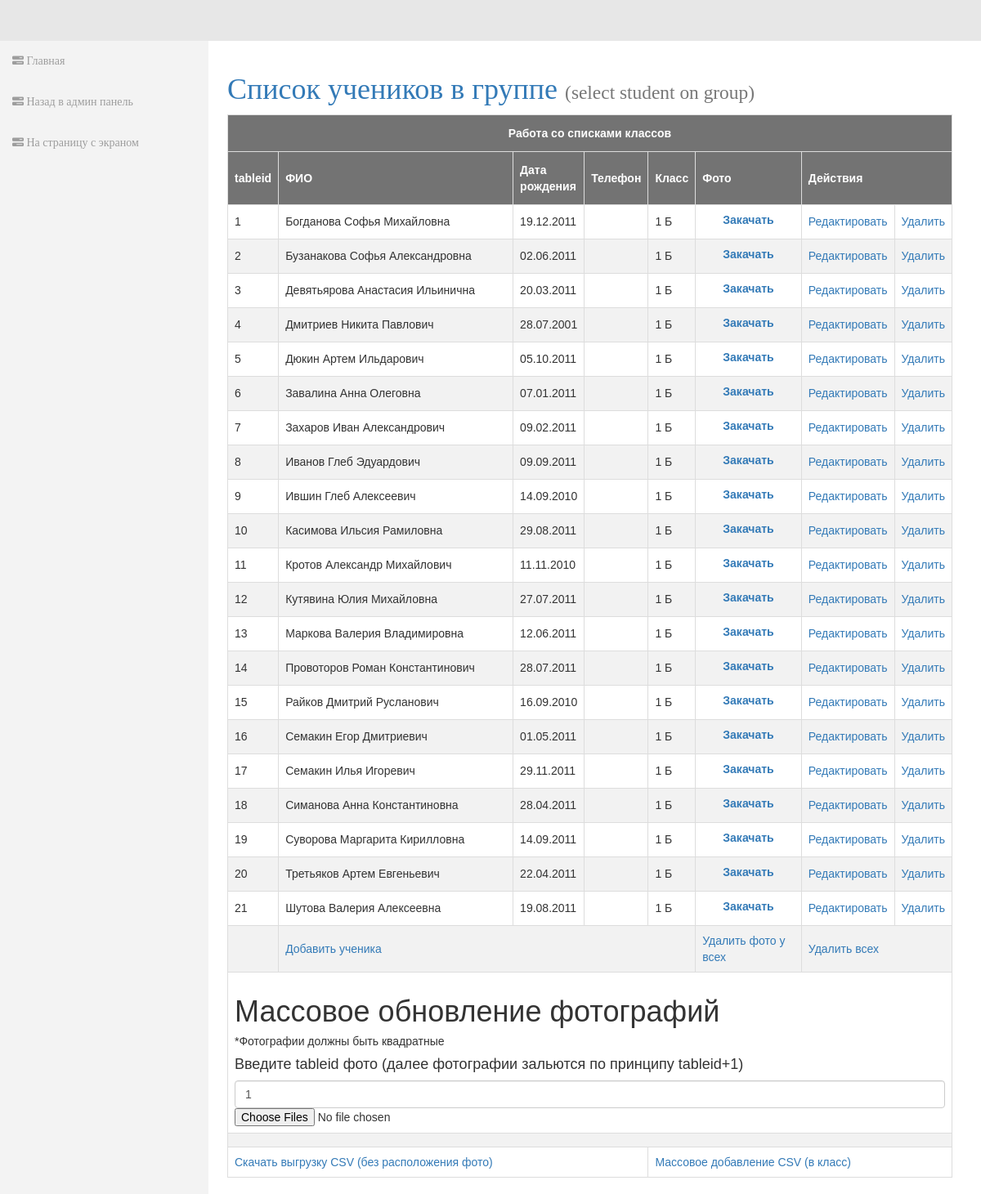
The app's page /admin/birthdate/grouplists/lists.php?studentid=12 with its own data.
### tables this page shows
CREATE TABLE IF NOT EXISTS `student` (
  `id` int(11) NOT NULL,
  `fname` varchar(50) NOT NULL,
  `lname` varchar(50) NOT NULL,
  `mname` varchar(50) NOT NULL,
  `birthdate` varchar(50) NOT NULL,
  `tel` varchar(50) NOT NULL,
  `photochash` varchar(255) DEFAULT NULL,
  `tableid` int(11) DEFAULT NULL,
  `studentid` int(11) DEFAULT NULL,
  `orgid` int(11) DEFAULT NULL
);

CREATE TABLE IF NOT EXISTS `studentgroup` (
  `id` int(11) NOT NULL,
  `stage` int(11) NOT NULL,
  `title` varchar(50) NOT NULL,
  `orgid` int(11) NOT NULL,
  `studentid` int(11) NOT NULL
);

### admin/birthdate/src/Models/Edittitle/Edittitle.php (called while the page is built, shortened)
<?php
class Edittitle
{
    public $table = 'studenttitle_headline';
    function headertitle()
    {
        include($_SERVER['DOCUMENT_ROOT'] . "/config.php");
        $result3 = mysqli_query($mysqli, "SELECT * FROM $this->table");
        while ($row = mysqli_fetch_assoc($result3)) {
            $columns["$row[name]"] = $row['title'];
            $columns2["$row[smalltext]"] = $row['titlesmall'];
            $id["$row[name]"] = $row['id'];
            extract($columns2);
            extract($columns);
            extract($id);
            $this->columns = $columns;
            $this->columns2 = $columns2;
            $this->id = $id;
        }
    }
}

### admin/birthdate/grouplists/lists.php (the view, shortened to what this page needs)
<!DOCTYPE html>
<html lang="ru">
<head>
    <link rel="stylesheet" type="text/css" href="/admin/bootstrap/css/bootstrap.min.css" />
    <link rel="stylesheet" type="text/css" href="/admin/font-awesome/css/font-awesome.min.css" />
    <link rel="stylesheet" type="text/css" href="/admin/css/local.css" />
    <link rel="stylesheet" type="text/css" href="/admin/css/styles.css" />
    <link rel="stylesheet" href="http://demo.itsolutionstuff.com/plugin/croppie.css">
    <link rel="stylesheet" href="css/groupstyle.css">
    <link rel="stylesheet" href="http://ajax.aspnetcdn.com/ajax/jquery.ui/1.10.3/themes/sunny/jquery-ui.css">
</head>
<body>
    <?php
    require_once '../src/Models/Edittitle/Edittitle.php';
    ?>
    <div id="wrapper">
        <nav class="navbar navbar-inverse navbar-fixed-top" role="navigation">
            <ul class="nav navbar-nav side-nav">
                <li>
                    <a href="/admin/birthdate/index.php">
                        <i class="fa fa-tasks"></i> Главная
                    </a>
                </li>
                <li>
                    <a href="/admin/index.php">
                        <i class="fa fa-tasks"></i> Назад в админ панель
                    </a>
                </li>
                <li>
                    <a href="/index.php">
                        <i class="fa fa-tasks"></i> На страницу с экраном
                    </a>
                </li>
            </ul>
        </nav>
        <div class="col-lg-12">
            <div id="page-wrapper">
                <div>
                    <?php
                    $birthdate1 = new Birthdate\Edittitle();
                    $birthdate1->headertitle();
                    $id = $birthdate1->id[grouplists];
                    $title = $birthdate1->columns[grouplists];
                    $smalltext = $birthdate1->columns2[smallgrouplists];
                    ?>
                    <a href="/admin/brithdate/edittitle.php?lessontitle=<?php echo $id ?>">
                        <h1>
                            <?php echo $title; ?>
                            <small><?php echo $smalltext; ?></small>
                        </h1>
                    </a>
                </div>
                <table id="customers" cellspacing="0" border="1" width="500">
                    <thead>
                        <tr>
                            <th colspan="8" style="text-align: center;">Работа со списками классов</th>
                        </tr>
                        <tr>
                            <th scope="col" width="5%">tableid</th>
                            <th scope="col" width="50%">ФИО</th>
                            <th scope="col" width="5%">Дата рождения</th>
                            <th scope="col" width="5%">Телефон</th>
                            <th scope="col" width="5%">Класс</th>
                            <th scope="col" width="20%">Фото</th>
                            <th scope="col" colspan="2">Действия</th>
                        </tr>
                    </thead>
                    <tbody>
                        <?php
                        $d = $_GET['studentid'];
                        include($_SERVER['DOCUMENT_ROOT'] . "/config.php");
                        mysqli_query($mysqli, "update student, studentgroup set tableid=@num:=@num+1 where 0 in(select @num:=0) and student.studentid = '$d' and student.studentid = studentgroup.studentid");
                        $result = mysqli_query($mysqli, "SELECT * FROM `student`, `studentgroup` WHERE student.studentid = $d and student.studentid = studentgroup.studentid");
                        while ($row = mysqli_fetch_array($result)) {
                            echo '<tr>';
                            echo "<td>$row[tableid]</td>";
                            echo "<td>$row[fname] $row[lname] $row[mname]</td>";
                            echo "<td>$row[birthdate]</td>";
                            echo "<td>$row[tel]</td>";
                            echo "<td>$row[stage] $row[title]</td>";
                            echo '<td>';
                            if ($row['photochash'] != '0' && $row['photochash'] != null) {
                                echo '<div class="logo" style = "text-align:center">
                                    <img height="40" width="40" src="' . $row[photochash] . '">
                                    </div> ';
                            } else {
                                echo '
                                    <form action="oneupload.php" method="post" enctype="multipart/form-data">
                                    <div class="form-check" style="text-align:center;">
                                        <label id="' . $row[0] . '">
                                        <input type="file" id="upload' . $row[tableid] . '"><a>Закачать</a>
                                        </label>
                                    </div>
                                    </form>';
                            }
                            echo '</td>';
                            echo "<td><a href='editst.php?studentid=$row[studentid]&id=$row[0]'>Редактировать</a></td>";
                            echo "<td><a href='deletestud.php?id=$row[0]'>Удалить</a></td>";
                            echo '</tr>';
                        }
                        ?>
                        <tr>
                            <td colspan="1"></td>
                            <td colspan="4">
                                <a href="insertst.php?studentid=<?php echo $d; ?>" class="oopadd">
                                    Добавить ученика
                                </a>
                            </td>
                            <td colspan="1">
                                <a href="fulldeleteimg.php?studentid=<?php echo $d; ?>" class="oopadd">
                                    Удалить фото у всех
                                </a>
                            </td>
                            <td colspan="2">
                                <a href="fulldeletestud.php?studentid=<?php echo $d; ?>" class="oopadd">
                                    Удалить всех
                                </a>
                            </td>
                        </tr>
                        <tr>
                            <td colspan="8">
                                <form id="imageform" method="post" enctype="multipart/form-data" action='ajaxImageUpload.php' style="clear:both">
                                    <h1>Массовое обновление фотографий</h1>
                                    <div id='imageloadbutton'>
                                        <h5>*Фотографии должны быть квадратные</h5>
                                        <h4>Введите tableid фото (далее фотографии зальются по принципу tableid+1)</h4>
                                        <input type="text" value="1" name="id" class="form-control">
                                        <input type="file" name="photos[]" id="photoimg" multiple="true" />
                                    </div>
                                </form>
                            </td>
                        </tr>
                        <tr>
                            <td colspan="8">
                            </td>
                        </tr>
                        <tr>
                            <td colspan="4"><a href="export.php?studentid=<?php echo $d; ?>" class="oopadd">Скачать выгрузку CSV (без
                                    расположения фото)</a></td>
                            <td colspan="4"><a href="loadcsv.php?studentid=<?php echo $d; ?>" class="oopadd">Массовое добавление CSV (в
                                    класс)</a></td>
                        </tr>
                    </tbody>
                </table>
            </div>
        </div>
    </div>
</body>
</html>

### admin/css/local.css (style rules this page uses)
#wrapper { padding-left: 0; }
#page-wrapper { width: 100%; }
body { font-family: 'Trebuchet MS'; font-size: 14px; line-height: 1.42857143; color: #333; background-color: #fff; }
.navbar-inverse { background-color: #e7e7e7; border-color: #e7e7e7; }
@media (min-width:768px) { #wrapper { padding-left: 243px; } }
@media (min-width:768px) { #page-wrapper { padding: 20px 20px; } }
@media (min-width:768px) { .side-nav { margin-left: -225px; left: 225px; width: 255px; position: fixed; top: 50px; height: 100%; border-radius: 0; border: none; background-color: #F3F3F3; overflow-y: auto; } }
@media (min-width:768px) { .side-nav>li>a { width: 225px; } }

### admin/css/styles.css (style rules this page uses)
#customers { font-family: "Trebuchet MS", Arial, Helvetica, sans-serif; border-collapse: collapse; width: 100%; }
#customers td, #customers th { border: 1px solid #ddd; padding: 8px; }
#customers tr:nth-child(even) { background-color: #f2f2f2; }
#customers th { padding-top: 12px; padding-bottom: 12px; text-align: left; background-color: #737373; color: white; }

### records on screen
student: tableid "1", fname "Богданова", lname "Софья", mname "Михайловна", birthdate "19.12.2011", studentgroup.stage "1", studentgroup.title "Б"
student: tableid "2", fname "Бузанакова", lname "Софья", mname "Александровна", birthdate "02.06.2011", studentgroup.stage "1", studentgroup.title "Б"
student: tableid "3", fname "Девятьярова", lname "Анастасия", mname "Ильинична", birthdate "20.03.2011", studentgroup.stage "1", studentgroup.title "Б"
student: tableid "4", fname "Дмитриев", lname "Никита", mname "Павлович", birthdate "28.07.2001", studentgroup.stage "1", studentgroup.title "Б"
student: tableid "5", fname "Дюкин", lname "Артем", mname "Ильдарович", birthdate "05.10.2011", studentgroup.stage "1", studentgroup.title "Б"
student: tableid "6", fname "Завалина", lname "Анна", mname "Олеговна", birthdate "07.01.2011", studentgroup.stage "1", studentgroup.title "Б"
student: tableid "7", fname "Захаров", lname "Иван", mname "Александрович", birthdate "09.02.2011", studentgroup.stage "1", studentgroup.title "Б"
student: tableid "8", fname "Иванов", lname "Глеб", mname "Эдуардович", birthdate "09.09.2011", studentgroup.stage "1", studentgroup.title "Б"
student: tableid "9", fname "Ившин", lname "Глеб", mname "Алексеевич", birthdate "14.09.2010", studentgroup.stage "1", studentgroup.title "Б"
student: tableid "10", fname "Касимова", lname "Ильсия", mname "Рамиловна", birthdate "29.08.2011", studentgroup.stage "1", studentgroup.title "Б"
student: tableid "11", fname "Кротов", lname "Александр", mname "Михайлович", birthdate "11.11.2010", studentgroup.stage "1", studentgroup.title "Б"
student: tableid "12", fname "Кутявина", lname "Юлия", mname "Михайловна", birthdate "27.07.2011", studentgroup.stage "1", studentgroup.title "Б"
student: tableid "13", fname "Маркова", lname "Валерия", mname "Владимировна", birthdate "12.06.2011", studentgroup.stage "1", studentgroup.title "Б"
student: tableid "14", fname "Провоторов", lname "Роман", mname "Константинович", birthdate "28.07.2011", studentgroup.stage "1", studentgroup.title "Б"
student: tableid "15", fname "Райков", lname "Дмитрий", mname "Русланович", birthdate "16.09.2010", studentgroup.stage "1", studentgroup.title "Б"
student: tableid "16", fname "Семакин", lname "Егор", mname "Дмитриевич", birthdate "01.05.2011", studentgroup.stage "1", studentgroup.title "Б"
student: tableid "17", fname "Семакин", lname "Илья", mname "Игоревич", birthdate "29.11.2011", studentgroup.stage "1", studentgroup.title "Б"
student: tableid "18", fname "Симанова", lname "Анна", mname "Константиновна", birthdate "28.04.2011", studentgroup.stage "1", studentgroup.title "Б"
student: tableid "19", fname "Суворова", lname "Маргарита", mname "Кирилловна", birthdate "14.09.2011", studentgroup.stage "1", studentgroup.title "Б"
student: tableid "20", fname "Третьяков", lname "Артем", mname "Евгеньевич", birthdate "22.04.2011", studentgroup.stage "1", studentgroup.title "Б"
student: tableid "21", fname "Шутова", lname "Валерия", mname "Алексеевна", birthdate "19.08.2011", studentgroup.stage "1", studentgroup.title "Б"

### other values on screen
$title "Список учеников в группе"
$smalltext "(select student on group)"
